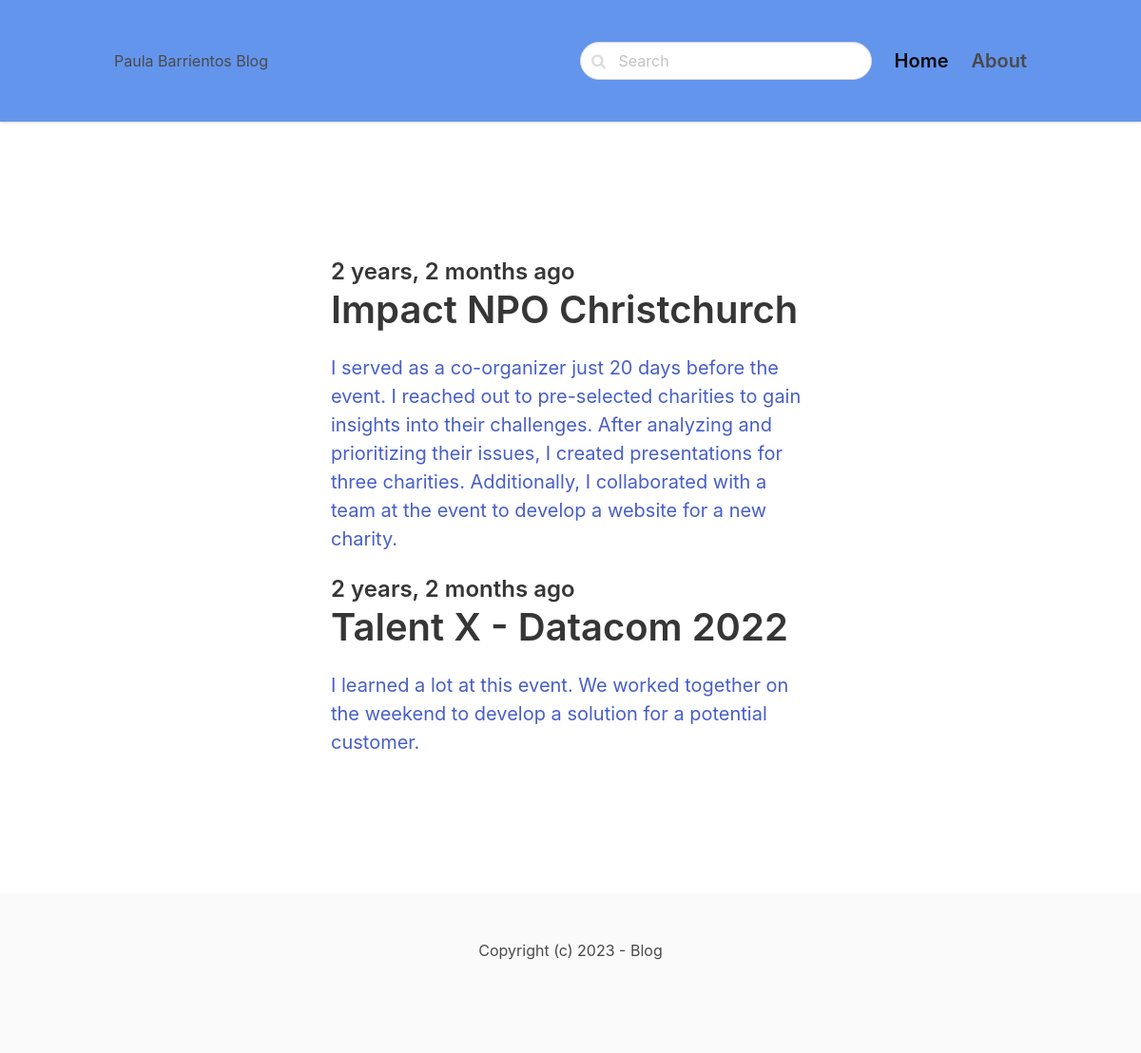
Screenshot of /events/ with the database file from the repository.
### blog/models.py (models this page shows, shortened)
class Post(models.Model):
    ACTIVE = 'active'
    DRAFT = 'draft'
    CHOICES_STATUS = (
        (ACTIVE, 'Active'),
        (DRAFT, 'Draft')
    )
    category = models.ForeignKey(Category, related_name='posts', on_delete=models.CASCADE)
    title = models.CharField(max_length=255)
    slug = models.SlugField()
    intro = models. TextField()
    body = models.TextField()
    created_at = models.DateTimeField(auto_now_add=True)
    status = models.CharField(max_length=10, choices=CHOICES_STATUS, default=ACTIVE)
    image = models.ImageField(upload_to='uploads/', blank=True, null=True)
    class Meta:
        ordering = ('-created_at',)

### blog/views.py (the view)
# urls.py: path('<slug:slug>/', views.category, name='category_detail')
def category(request, slug):
    category = get_object_or_404(Category, slug=slug)
    posts = category.posts.filter(status=Post.ACTIVE)
    return render(request, 'blog/category.html', {'category': category, 'posts': posts})

### blog/templates/blog/category.html (shortened to what this page needs)
{% extends 'core/base.html' %}
{% block content %}
<section class="hero">
    <div class="hero-body">
        <div class="container">
            <section class="section">
                <div class="columns">
                    <div class="column is-8 is-offset-2">
                        {% for post in posts %}
                            <div class="content is-medium">
                                <a href="{% url 'post_detail' post.category.slug post.slug %}">
                                <h2 class="subtitle is-4">{{ post.created_at|timesince }} ago</h2>
                                <h1 class="title">{{ post.title }}</h1>
                                <p>{{ post.intro }}</p>
                                </a>
                            </div>
                        {% empty %}
                            <div class="content">
                                <p>There is no posts in this category.</p>
                            </div>
                        {% endfor %}
                    </div>
                </div>
            </section>
        </div>
    </div>
</section>
{% endblock %}

### rows the page displays
Post: created_at "2 years, 2 months", title "Impact NPO Christchurch", intro "I served as a co-organizer just 20 days before the event. I reached out to pre-selected charities to gain insights into their challenges. After analyzing and prioritizing their issues, I created presentations for three charities. Additionally, I collaborated with a team at the event to develop a website for a new charity."
Post: created_at "2 years, 2 months", title "Talent X - Datacom 2022", intro "I learned a lot at this event. We worked together on the weekend to develop a solution for a potential customer."
